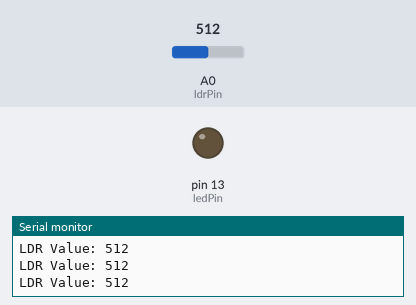
Bench run of a sketch on a simulated Arduino Uno, built with avr-gcc and run on an emulated ATmega328P. Parts: output pins drawn as LEDs (lit = HIGH), the last lines printed to the serial monitor. Inputs (shaded band) come from the test bench; at power-on: A0 (ldrPin) = 512.

Above: at 1.3 s.
1.4 s: A0 (ldrPin) set to 529
At 2.7 s:
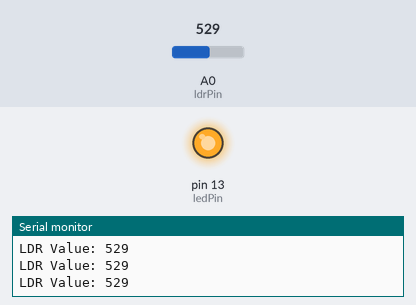
3.0 s: A0 (ldrPin) set to 511
At 3.9 s:
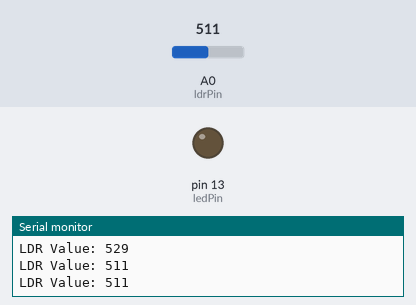
4.5 s: A0 (ldrPin) set to 716
At 5.1 s:
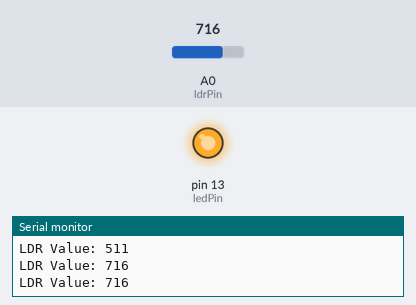
Timing chart, 0 to 7.5 s (numbered marks = the images above; inputs shaded):
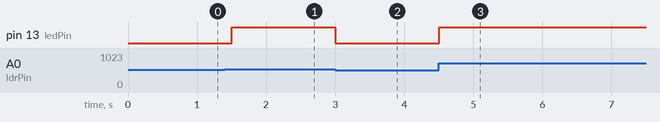

Measured:
- the behaviour switches between 513 and 514 on A0 (ldrPin) (found by bisection; images 0 and 1)
- after the input at 1.4 s, pin 13 (ledPin): LOW → HIGH after 0.10 s
- after the input at 3.0 s, pin 13 (ledPin): HIGH → LOW at once
- after the input at 4.5 s, pin 13 (ledPin): LOW → HIGH at once

The sketch:

light_intensity_measurement_using_ldr_sensor_1.ino
```cpp
// Define pins
const int ldrPin = A0;      // LDR sensor connected to analog pin A0
const int ledPin = 13;       // LED connected to digital pin 9

void setup() {
  Serial.begin(9600);       // Start serial communication at 9600 baud rate
  pinMode(ledPin, OUTPUT);  // Set LED pin as output
}

void loop() {
  int ldrValue = analogRead(ldrPin);  // Read value from LDR sensor (0-1023)

  // Print the light intensity value to Serial Monitor
  Serial.print("LDR Value: ");
  Serial.println(ldrValue);

  // Control LED brightness based on LDR value
  int ledBrightness = map(ldrValue, 0, 1023, 0, 255);  // Map to PWM range (0-255)
  analogWrite(ledPin, ledBrightness);

  delay(500); // Small delay to stabilize readings
}
```
